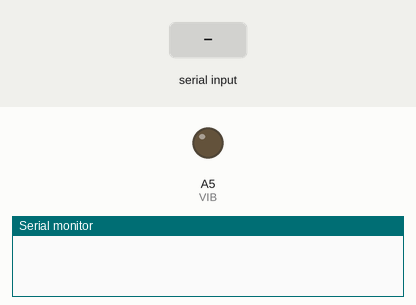
The sketch below on a simulated Arduino Uno, built with avr-gcc and run on an emulated ATmega328P. Shown: output pins drawn as LEDs (lit = HIGH), the last lines printed to the serial monitor. The inputs (shaded band) are chosen by the test bench.

Above: at 1.2 s.
1.3 s: "1" received over the second serial link
At 1.9 s:
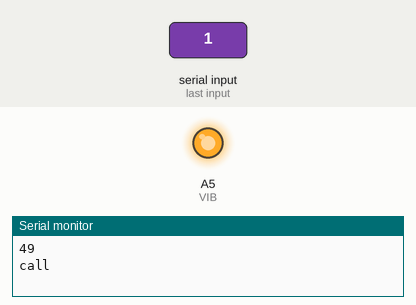
4.3 s: "0" received over the second serial link
Timing chart, 0 to 8.2 s (numbered marks = the images above; inputs shaded):
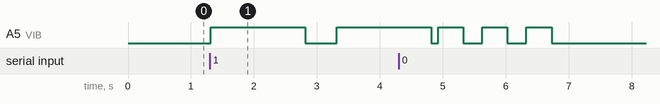

The sketch:

smart_bag.ino
```cpp
//serial communication library
#include <SoftwareSerial.h>
//define rx and tx input
SoftwareSerial Bluetooth(10, 12); // RX, TX
int VIB = A5;
//int for recieved data
int Data;

void setup() {
  //set up serial printing for testing
  Bluetooth.begin(9600);
  Serial.begin(9600);
  // set up vibrator pin
  pinMode(VIB,OUTPUT);

}

void loop() {
  // do loop if bluetooth data recieved
  if (Bluetooth.available()){
    Data=Bluetooth.read();
    Serial.println(Data);
    Bluetooth.println(Data);
    //if get call then do the following vibration pattern
    if(Data=='1'){
       digitalWrite(VIB,0);
       Serial.println("call");
       Bluetooth.println("call");
       digitalWrite(VIB,1);
       delay(1500);
       digitalWrite(VIB,0);
       delay(500);
       digitalWrite(VIB,1);
       delay(1500);
       digitalWrite(VIB,0);
    }
   //if get text then do the followiing vibration pattern
    else if(Data=='0'){
       Serial.println("text!");
       Bluetooth.println("text");
       digitalWrite(VIB,1);
       delay(400);
       digitalWrite(VIB,0);
       delay(300);
       digitalWrite(VIB,1);
       delay(400);
       digitalWrite(VIB,0);
       delay(300);
       digitalWrite(VIB,1);
       delay(400);
       digitalWrite(VIB,0);
    }
    else{;}
  }
delay(100);
}
```

Measured:
- after the input at 1.3 s, A5 (VIB): LOW → HIGH at once, → LOW 1.5 s later, → HIGH 0.50 s later
